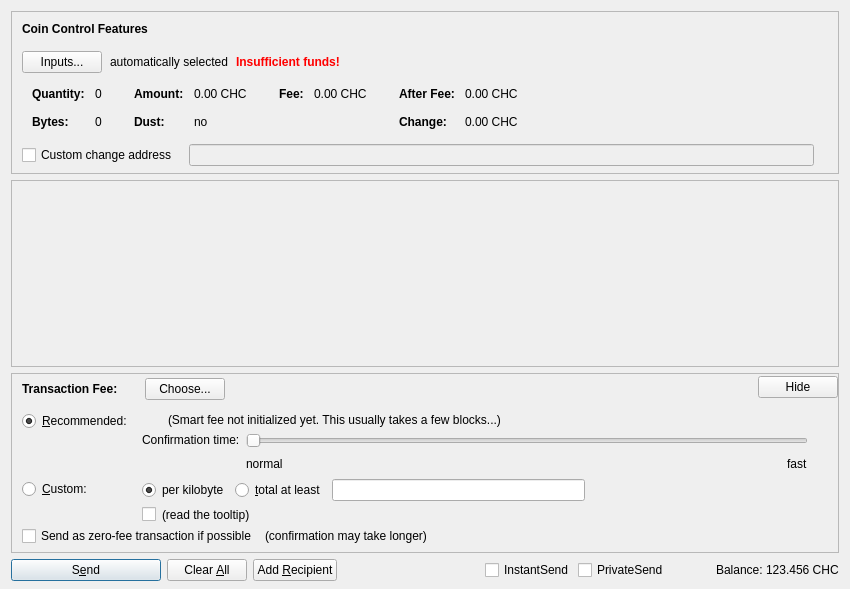
<?xml version="1.0" encoding="UTF-8"?>
<ui version="4.0">
 <class>SendCoinsDialog</class>
 <widget class="QDialog" name="SendCoinsDialog">
  <property name="geometry">
   <rect>
    <x>0</x>
    <y>0</y>
    <width>850</width>
    <height>589</height>
   </rect>
  </property>
  <property name="windowTitle">
   <string>Send Coins</string>
  </property>
  <layout class="QVBoxLayout" name="verticalLayout" stretch="0,1,0,0">
   <property name="bottomMargin">
    <number>8</number>
   </property>
   <item>
    <widget class="QFrame" name="frameCoinControl">
     <property name="sizePolicy">
      <sizepolicy hsizetype="Expanding" vsizetype="Expanding">
       <horstretch>0</horstretch>
       <verstretch>0</verstretch>
      </sizepolicy>
     </property>
     <property name="maximumSize">
      <size>
       <width>16777215</width>
       <height>16777215</height>
      </size>
     </property>
     <property name="frameShape">
      <enum>QFrame::StyledPanel</enum>
     </property>
     <property name="frameShadow">
      <enum>QFrame::Sunken</enum>
     </property>
     <layout class="QVBoxLayout" name="verticalLayoutCoinControl2">
      <property name="spacing">
       <number>0</number>
      </property>
      <property name="leftMargin">
       <number>0</number>
      </property>
      <property name="topMargin">
       <number>0</number>
      </property>
      <property name="rightMargin">
       <number>0</number>
      </property>
      <property name="bottomMargin">
       <number>6</number>
      </property>
      <item>
       <layout class="QVBoxLayout" name="verticalLayoutCoinControl" stretch="0,0,0,0,1">
        <property name="spacing">
         <number>0</number>
        </property>
        <property name="leftMargin">
         <number>10</number>
        </property>
        <property name="topMargin">
         <number>10</number>
        </property>
        <item>
         <layout class="QHBoxLayout" name="horizontalLayoutCoinControl1">
          <property name="bottomMargin">
           <number>15</number>
          </property>
          <item>
           <widget class="QLabel" name="labelCoinControlFeatures">
            <property name="sizePolicy">
             <sizepolicy hsizetype="Preferred" vsizetype="Maximum">
              <horstretch>0</horstretch>
              <verstretch>0</verstretch>
             </sizepolicy>
            </property>
            <property name="font">
             <font>
              <weight>75</weight>
              <bold>true</bold>
             </font>
            </property>
            <property name="styleSheet">
             <string notr="true">font-weight:bold;</string>
            </property>
            <property name="text">
             <string>Coin Control Features</string>
            </property>
           </widget>
          </item>
         </layout>
        </item>
        <item>
         <layout class="QHBoxLayout" name="horizontalLayoutCoinControl2" stretch="0,0,0,0">
          <property name="spacing">
           <number>8</number>
          </property>
          <property name="bottomMargin">
           <number>10</number>
          </property>
          <item>
           <widget class="QPushButton" name="pushButtonCoinControl">
            <property name="styleSheet">
             <string notr="true"/>
            </property>
            <property name="text">
             <string>Inputs...</string>
            </property>
            <property name="autoDefault">
             <bool>false</bool>
            </property>
           </widget>
          </item>
          <item>
           <widget class="QLabel" name="labelCoinControlAutomaticallySelected">
            <property name="text">
             <string>automatically selected</string>
            </property>
            <property name="margin">
             <number>5</number>
            </property>
           </widget>
          </item>
          <item>
           <widget class="QLabel" name="labelCoinControlInsuffFunds">
            <property name="font">
             <font>
              <weight>75</weight>
              <bold>true</bold>
             </font>
            </property>
            <property name="styleSheet">
             <string notr="true">color:red;font-weight:bold;</string>
            </property>
            <property name="text">
             <string>Insufficient funds!</string>
            </property>
            <property name="margin">
             <number>5</number>
            </property>
           </widget>
          </item>
          <item>
           <spacer name="horizontalSpacerCoinControl">
            <property name="orientation">
             <enum>Qt::Horizontal</enum>
            </property>
            <property name="sizeHint" stdset="0">
             <size>
              <width>40</width>
              <height>1</height>
             </size>
            </property>
           </spacer>
          </item>
         </layout>
        </item>
        <item>
         <widget class="QWidget" name="widgetCoinControl" native="true">
          <property name="sizePolicy">
           <sizepolicy hsizetype="Preferred" vsizetype="Preferred">
            <horstretch>0</horstretch>
            <verstretch>0</verstretch>
           </sizepolicy>
          </property>
          <property name="minimumSize">
           <size>
            <width>0</width>
            <height>0</height>
           </size>
          </property>
          <property name="styleSheet">
           <string notr="true"/>
          </property>
          <layout class="QHBoxLayout" name="horizontalLayoutCoinControl5">
           <property name="leftMargin">
            <number>0</number>
           </property>
           <property name="topMargin">
            <number>0</number>
           </property>
           <property name="rightMargin">
            <number>0</number>
           </property>
           <property name="bottomMargin">
            <number>0</number>
           </property>
           <item>
            <layout class="QHBoxLayout" name="horizontalLayoutCoinControl3" stretch="0,0,0,1">
             <property name="spacing">
              <number>20</number>
             </property>
             <property name="topMargin">
              <number>0</number>
             </property>
             <property name="bottomMargin">
              <number>10</number>
             </property>
             <item>
              <layout class="QFormLayout" name="formLayoutCoinControl1">
               <property name="horizontalSpacing">
                <number>10</number>
               </property>
               <property name="verticalSpacing">
                <number>14</number>
               </property>
               <property name="leftMargin">
                <number>10</number>
               </property>
               <property name="topMargin">
                <number>4</number>
               </property>
               <property name="rightMargin">
                <number>6</number>
               </property>
               <item row="0" column="0">
                <widget class="QLabel" name="labelCoinControlQuantityText">
                 <property name="font">
                  <font>
                   <weight>75</weight>
                   <bold>true</bold>
                  </font>
                 </property>
                 <property name="text">
                  <string>Quantity:</string>
                 </property>
                 <property name="margin">
                  <number>0</number>
                 </property>
                </widget>
               </item>
               <item row="0" column="1">
                <widget class="QLabel" name="labelCoinControlQuantity">
                 <property name="cursor">
                  <cursorShape>IBeamCursor</cursorShape>
                 </property>
                 <property name="contextMenuPolicy">
                  <enum>Qt::ActionsContextMenu</enum>
                 </property>
                 <property name="text">
                  <string notr="true">0</string>
                 </property>
                 <property name="margin">
                  <number>0</number>
                 </property>
                 <property name="textInteractionFlags">
                  <set>Qt::LinksAccessibleByMouse|Qt::TextSelectableByKeyboard|Qt::TextSelectableByMouse</set>
                 </property>
                </widget>
               </item>
               <item row="1" column="0">
                <widget class="QLabel" name="labelCoinControlBytesText">
                 <property name="font">
                  <font>
                   <weight>75</weight>
                   <bold>true</bold>
                  </font>
                 </property>
                 <property name="text">
                  <string>Bytes:</string>
                 </property>
                </widget>
               </item>
               <item row="1" column="1">
                <widget class="QLabel" name="labelCoinControlBytes">
                 <property name="cursor">
                  <cursorShape>IBeamCursor</cursorShape>
                 </property>
                 <property name="contextMenuPolicy">
                  <enum>Qt::ActionsContextMenu</enum>
                 </property>
                 <property name="text">
                  <string notr="true">0</string>
                 </property>
                 <property name="textInteractionFlags">
                  <set>Qt::LinksAccessibleByMouse|Qt::TextSelectableByKeyboard|Qt::TextSelectableByMouse</set>
                 </property>
                </widget>
               </item>
              </layout>
             </item>
             <item>
              <layout class="QFormLayout" name="formLayoutCoinControl2">
               <property name="horizontalSpacing">
                <number>10</number>
               </property>
               <property name="verticalSpacing">
                <number>14</number>
               </property>
               <property name="leftMargin">
                <number>6</number>
               </property>
               <property name="topMargin">
                <number>4</number>
               </property>
               <property name="rightMargin">
                <number>6</number>
               </property>
               <item row="0" column="0">
                <widget class="QLabel" name="labelCoinControlAmountText">
                 <property name="font">
                  <font>
                   <weight>75</weight>
                   <bold>true</bold>
                  </font>
                 </property>
                 <property name="text">
                  <string>Amount:</string>
                 </property>
                 <property name="margin">
                  <number>0</number>
                 </property>
                </widget>
               </item>
               <item row="0" column="1">
                <widget class="QLabel" name="labelCoinControlAmount">
                 <property name="cursor">
                  <cursorShape>IBeamCursor</cursorShape>
                 </property>
                 <property name="contextMenuPolicy">
                  <enum>Qt::ActionsContextMenu</enum>
                 </property>
                 <property name="text">
                  <string notr="true">0.00 CHC</string>
                 </property>
                 <property name="textInteractionFlags">
                  <set>Qt::LinksAccessibleByMouse|Qt::TextSelectableByKeyboard|Qt::TextSelectableByMouse</set>
                 </property>
                </widget>
               </item>
               <item row="1" column="0">
                <widget class="QLabel" name="labelCoinControlLowOutputText">
                 <property name="font">
                  <font>
                   <weight>75</weight>
                   <bold>true</bold>
                  </font>
                 </property>
                 <property name="text">
                  <string>Dust:</string>
                 </property>
                </widget>
               </item>
               <item row="1" column="1">
                <widget class="QLabel" name="labelCoinControlLowOutput">
                 <property name="cursor">
                  <cursorShape>IBeamCursor</cursorShape>
                 </property>
                 <property name="contextMenuPolicy">
                  <enum>Qt::ActionsContextMenu</enum>
                 </property>
                 <property name="text">
                  <string notr="true">no</string>
                 </property>
                 <property name="textInteractionFlags">
                  <set>Qt::LinksAccessibleByMouse|Qt::TextSelectableByKeyboard|Qt::TextSelectableByMouse</set>
                 </property>
                </widget>
               </item>
              </layout>
             </item>
             <item>
              <layout class="QFormLayout" name="formLayoutCoinControl3">
               <property name="horizontalSpacing">
                <number>10</number>
               </property>
               <property name="verticalSpacing">
                <number>14</number>
               </property>
               <property name="leftMargin">
                <number>6</number>
               </property>
               <property name="topMargin">
                <number>4</number>
               </property>
               <property name="rightMargin">
                <number>6</number>
               </property>
               <item row="0" column="0">
                <widget class="QLabel" name="labelCoinControlFeeText">
                 <property name="font">
                  <font>
                   <weight>75</weight>
                   <bold>true</bold>
                  </font>
                 </property>
                 <property name="text">
                  <string>Fee:</string>
                 </property>
                 <property name="margin">
                  <number>0</number>
                 </property>
                </widget>
               </item>
               <item row="0" column="1">
                <widget class="QLabel" name="labelCoinControlFee">
                 <property name="cursor">
                  <cursorShape>IBeamCursor</cursorShape>
                 </property>
                 <property name="contextMenuPolicy">
                  <enum>Qt::ActionsContextMenu</enum>
                 </property>
                 <property name="text">
                  <string notr="true">0.00 CHC</string>
                 </property>
                 <property name="textInteractionFlags">
                  <set>Qt::LinksAccessibleByMouse|Qt::TextSelectableByKeyboard|Qt::TextSelectableByMouse</set>
                 </property>
                </widget>
               </item>
              </layout>
             </item>
             <item>
              <layout class="QFormLayout" name="formLayoutCoinControl4">
               <property name="horizontalSpacing">
                <number>10</number>
               </property>
               <property name="verticalSpacing">
                <number>14</number>
               </property>
               <property name="leftMargin">
                <number>6</number>
               </property>
               <property name="topMargin">
                <number>4</number>
               </property>
               <property name="rightMargin">
                <number>6</number>
               </property>
               <item row="0" column="0">
                <widget class="QLabel" name="labelCoinControlAfterFeeText">
                 <property name="font">
                  <font>
                   <weight>75</weight>
                   <bold>true</bold>
                  </font>
                 </property>
                 <property name="text">
                  <string>After Fee:</string>
                 </property>
                 <property name="margin">
                  <number>0</number>
                 </property>
                </widget>
               </item>
               <item row="0" column="1">
                <widget class="QLabel" name="labelCoinControlAfterFee">
                 <property name="cursor">
                  <cursorShape>IBeamCursor</cursorShape>
                 </property>
                 <property name="contextMenuPolicy">
                  <enum>Qt::ActionsContextMenu</enum>
                 </property>
                 <property name="text">
                  <string notr="true">0.00 CHC</string>
                 </property>
                 <property name="textInteractionFlags">
                  <set>Qt::LinksAccessibleByMouse|Qt::TextSelectableByKeyboard|Qt::TextSelectableByMouse</set>
                 </property>
                </widget>
               </item>
               <item row="1" column="0">
                <widget class="QLabel" name="labelCoinControlChangeText">
                 <property name="font">
                  <font>
                   <weight>75</weight>
                   <bold>true</bold>
                  </font>
                 </property>
                 <property name="text">
                  <string>Change:</string>
                 </property>
                </widget>
               </item>
               <item row="1" column="1">
                <widget class="QLabel" name="labelCoinControlChange">
                 <property name="cursor">
                  <cursorShape>IBeamCursor</cursorShape>
                 </property>
                 <property name="contextMenuPolicy">
                  <enum>Qt::ActionsContextMenu</enum>
                 </property>
                 <property name="text">
                  <string notr="true">0.00 CHC</string>
                 </property>
                 <property name="textInteractionFlags">
                  <set>Qt::LinksAccessibleByMouse|Qt::TextSelectableByKeyboard|Qt::TextSelectableByMouse</set>
                 </property>
                </widget>
               </item>
              </layout>
             </item>
            </layout>
           </item>
          </layout>
         </widget>
        </item>
        <item>
         <layout class="QHBoxLayout" name="horizontalLayoutCoinControl4" stretch="0,0,0">
          <property name="spacing">
           <number>12</number>
          </property>
          <property name="sizeConstraint">
           <enum>QLayout::SetDefaultConstraint</enum>
          </property>
          <property name="topMargin">
           <number>5</number>
          </property>
          <property name="rightMargin">
           <number>5</number>
          </property>
          <item>
           <widget class="QCheckBox" name="checkBoxCoinControlChange">
            <property name="toolTip">
             <string>If this is activated, but the change address is empty or invalid, change will be sent to a newly generated address.</string>
            </property>
            <property name="text">
             <string>Custom change address</string>
            </property>
           </widget>
          </item>
          <item>
           <widget class="QValidatedLineEdit" name="lineEditCoinControlChange">
            <property name="enabled">
             <bool>false</bool>
            </property>
            <property name="sizePolicy">
             <sizepolicy hsizetype="Expanding" vsizetype="Fixed">
              <horstretch>0</horstretch>
              <verstretch>0</verstretch>
             </sizepolicy>
            </property>
           </widget>
          </item>
          <item>
           <widget class="QLabel" name="labelCoinControlChangeLabel">
            <property name="sizePolicy">
             <sizepolicy hsizetype="Preferred" vsizetype="Expanding">
              <horstretch>0</horstretch>
              <verstretch>0</verstretch>
             </sizepolicy>
            </property>
            <property name="minimumSize">
             <size>
              <width>0</width>
              <height>0</height>
             </size>
            </property>
            <property name="text">
             <string/>
            </property>
            <property name="margin">
             <number>3</number>
            </property>
           </widget>
          </item>
         </layout>
        </item>
        <item>
         <spacer name="verticalSpacerCoinControl">
          <property name="orientation">
           <enum>Qt::Vertical</enum>
          </property>
          <property name="sizeHint" stdset="0">
           <size>
            <width>800</width>
            <height>1</height>
           </size>
          </property>
         </spacer>
        </item>
       </layout>
      </item>
     </layout>
    </widget>
   </item>
   <item>
    <widget class="QScrollArea" name="scrollArea">
     <property name="widgetResizable">
      <bool>true</bool>
     </property>
     <widget class="QWidget" name="scrollAreaWidgetContents">
      <property name="geometry">
       <rect>
        <x>0</x>
        <y>0</y>
        <width>830</width>
        <height>79</height>
       </rect>
      </property>
      <layout class="QVBoxLayout" name="verticalLayout_2" stretch="0,1">
       <property name="leftMargin">
        <number>0</number>
       </property>
       <property name="topMargin">
        <number>0</number>
       </property>
       <property name="rightMargin">
        <number>0</number>
       </property>
       <property name="bottomMargin">
        <number>0</number>
       </property>
       <item>
        <layout class="QVBoxLayout" name="entries">
         <property name="spacing">
          <number>6</number>
         </property>
        </layout>
       </item>
       <item>
        <spacer name="verticalSpacer">
         <property name="orientation">
          <enum>Qt::Vertical</enum>
         </property>
         <property name="sizeHint" stdset="0">
          <size>
           <width>20</width>
           <height>40</height>
          </size>
         </property>
        </spacer>
       </item>
      </layout>
     </widget>
    </widget>
   </item>
   <item>
    <widget class="QFrame" name="frameFee">
     <property name="sizePolicy">
      <sizepolicy hsizetype="Expanding" vsizetype="Expanding">
       <horstretch>0</horstretch>
       <verstretch>0</verstretch>
      </sizepolicy>
     </property>
     <property name="maximumSize">
      <size>
       <width>16777215</width>
       <height>16777215</height>
      </size>
     </property>
     <property name="frameShape">
      <enum>QFrame::StyledPanel</enum>
     </property>
     <property name="frameShadow">
      <enum>QFrame::Sunken</enum>
     </property>
     <layout class="QVBoxLayout" name="verticalLayoutFee1">
      <property name="spacing">
       <number>0</number>
      </property>
      <property name="leftMargin">
       <number>0</number>
      </property>
      <property name="topMargin">
       <number>0</number>
      </property>
      <property name="rightMargin">
       <number>0</number>
      </property>
      <property name="bottomMargin">
       <number>0</number>
      </property>
      <item>
       <layout class="QVBoxLayout" name="verticalLayoutFee2" stretch="0,0,0">
        <property name="spacing">
         <number>0</number>
        </property>
        <property name="leftMargin">
         <number>10</number>
        </property>
        <property name="topMargin">
         <number>0</number>
        </property>
        <item>
         <layout class="QHBoxLayout" name="horizontalLayoutFee1">
          <property name="bottomMargin">
           <number>0</number>
          </property>
          <item>
           <layout class="QVBoxLayout" name="verticalLayoutFee7">
            <property name="spacing">
             <number>0</number>
            </property>
            <item>
             <spacer name="verticalSpacerSmartFee">
              <property name="orientation">
               <enum>Qt::Vertical</enum>
              </property>
              <property name="sizeType">
               <enum>QSizePolicy::Fixed</enum>
              </property>
              <property name="sizeHint" stdset="0">
               <size>
                <width>1</width>
                <height>4</height>
               </size>
              </property>
             </spacer>
            </item>
            <item>
             <layout class="QHBoxLayout" name="horizontalLayoutSmartFee">
              <property name="spacing">
               <number>10</number>
              </property>
              <item>
               <widget class="QLabel" name="labelFeeHeadline">
                <property name="sizePolicy">
                 <sizepolicy hsizetype="Preferred" vsizetype="Maximum">
                  <horstretch>0</horstretch>
                  <verstretch>0</verstretch>
                 </sizepolicy>
                </property>
                <property name="font">
                 <font>
                  <weight>75</weight>
                  <bold>true</bold>
                 </font>
                </property>
                <property name="styleSheet">
                 <string notr="true">font-weight:bold;</string>
                </property>
                <property name="text">
                 <string>Transaction Fee:</string>
                </property>
               </widget>
              </item>
              <item>
               <widget class="QLabel" name="labelFeeMinimized">
                <property name="text">
                 <string/>
                </property>
               </widget>
              </item>
              <item>
               <widget class="QPushButton" name="buttonChooseFee">
                <property name="text">
                 <string>Choose...</string>
                </property>
               </widget>
              </item>
             </layout>
            </item>
            <item>
             <spacer name="verticalSpacer_5">
              <property name="orientation">
               <enum>Qt::Vertical</enum>
              </property>
              <property name="sizeHint" stdset="0">
               <size>
                <width>1</width>
                <height>1</height>
               </size>
              </property>
             </spacer>
            </item>
           </layout>
          </item>
          <item>
           <spacer name="horizontalSpacer_4">
            <property name="orientation">
             <enum>Qt::Horizontal</enum>
            </property>
            <property name="sizeHint" stdset="0">
             <size>
              <width>40</width>
              <height>20</height>
             </size>
            </property>
           </spacer>
          </item>
          <item>
           <widget class="QPushButton" name="buttonMinimizeFee">
            <property name="toolTip">
             <string>collapse fee-settings</string>
            </property>
            <property name="text">
             <string>Hide</string>
            </property>
           </widget>
          </item>
         </layout>
        </item>
        <item>
         <widget class="QFrame" name="frameFeeSelection">
          <layout class="QVBoxLayout" name="verticalLayoutFee12">
           <property name="spacing">
            <number>0</number>
           </property>
           <property name="leftMargin">
            <number>0</number>
           </property>
           <property name="topMargin">
            <number>0</number>
           </property>
           <property name="rightMargin">
            <number>0</number>
           </property>
           <property name="bottomMargin">
            <number>0</number>
           </property>
           <item>
            <layout class="QGridLayout" name="gridLayoutFee">
             <property name="topMargin">
              <number>10</number>
             </property>
             <property name="bottomMargin">
              <number>4</number>
             </property>
             <property name="horizontalSpacing">
              <number>10</number>
             </property>
             <property name="verticalSpacing">
              <number>4</number>
             </property>
             <item row="1" column="1">
              <layout class="QVBoxLayout" name="verticalLayoutFee8">
               <property name="spacing">
                <number>6</number>
               </property>
               <item>
                <layout class="QHBoxLayout" name="horizontalLayoutFee13">
                 <item>
                  <widget class="QRadioButton" name="radioCustomPerKilobyte">
                   <property name="toolTip">
                    <string>If the custom fee is set to 1000 duffs and the transaction is only 250 bytes, then &quot;per kilobyte&quot; only pays 250 duffs in fee,&lt;br /&gt;while &quot;at least&quot; pays 1000 duffs. For transactions bigger than a kilobyte both pay by kilobyte.</string>
                   </property>
                   <property name="text">
                    <string>per kilobyte</string>
                   </property>
                   <property name="checked">
                    <bool>true</bool>
                   </property>
                   <attribute name="buttonGroup">
                    <string notr="true">groupCustomFee</string>
                   </attribute>
                  </widget>
                 </item>
                 <item>
                  <widget class="QRadioButton" name="radioCustomAtLeast">
                   <property name="toolTip">
                    <string>If the custom fee is set to 1000 duffs and the transaction is only 250 bytes, then &quot;per kilobyte&quot; only pays 250 duffs in fee,&lt;br /&gt;while &quot;total at least&quot; pays 1000 duffs. For transactions bigger than a kilobyte both pay by kilobyte.</string>
                   </property>
                   <property name="text">
                    <string>&amp;total at least</string>
                   </property>
                   <attribute name="buttonGroup">
                    <string notr="true">groupCustomFee</string>
                   </attribute>
                  </widget>
                 </item>
                 <item>
                  <widget class="BitcoinAmountField" name="customFee"/>
                 </item>
                 <item>
                  <spacer name="horizontalSpacer_6">
                   <property name="orientation">
                    <enum>Qt::Horizontal</enum>
                   </property>
                   <property name="sizeHint" stdset="0">
                    <size>
                     <width>1</width>
                     <height>1</height>
                    </size>
                   </property>
                  </spacer>
                 </item>
                </layout>
               </item>
               <item>
                <layout class="QHBoxLayout" name="horizontalLayoutFee8">
                 <item>
                  <widget class="QCheckBox" name="checkBoxMinimumFee">
                   <property name="toolTip">
                    <string>Paying only the minimum fee is just fine as long as there is less transaction volume than space in the blocks.&lt;br /&gt;But be aware that this can end up in a never confirming transaction once there is more demand for chaincoin transactions than the network can process.</string>
                   </property>
                   <property name="text">
                    <string/>
                   </property>
                  </widget>
                 </item>
                 <item>
                  <widget class="QLabel" name="labelMinFeeWarning">
                   <property name="enabled">
                    <bool>true</bool>
                   </property>
                   <property name="toolTip">
                    <string>Paying only the minimum fee is just fine as long as there is less transaction volume than space in the blocks.&lt;br /&gt;But be aware that this can end up in a never confirming transaction once there is more demand for chaincoin transactions than the network can process.</string>
                   </property>
                   <property name="text">
                    <string>(read the tooltip)</string>
                   </property>
                   <property name="margin">
                    <number>5</number>
                   </property>
                  </widget>
                 </item>
                 <item>
                  <spacer name="horizontalSpacer_2">
                   <property name="orientation">
                    <enum>Qt::Horizontal</enum>
                   </property>
                   <property name="sizeHint" stdset="0">
                    <size>
                     <width>1</width>
                     <height>1</height>
                    </size>
                   </property>
                  </spacer>
                 </item>
                </layout>
               </item>
              </layout>
             </item>
             <item row="0" column="0">
              <layout class="QVBoxLayout" name="verticalLayoutFee4" stretch="0,1">
               <item>
                <widget class="QRadioButton" name="radioSmartFee">
                 <property name="text">
                  <string>&amp;Recommended:</string>
                 </property>
                 <property name="checked">
                  <bool>true</bool>
                 </property>
                 <attribute name="buttonGroup">
                  <string notr="true">groupFee</string>
                 </attribute>
                </widget>
               </item>
               <item>
                <spacer name="verticalSpacer_2">
                 <property name="orientation">
                  <enum>Qt::Vertical</enum>
                 </property>
                 <property name="sizeHint" stdset="0">
                  <size>
                   <width>1</width>
                   <height>1</height>
                  </size>
                 </property>
                </spacer>
               </item>
              </layout>
             </item>
             <item row="1" column="0">
              <layout class="QVBoxLayout" name="verticalLayoutFee9" stretch="0,1">
               <item>
                <widget class="QRadioButton" name="radioCustomFee">
                 <property name="text">
                  <string>&amp;Custom:</string>
                 </property>
                 <attribute name="buttonGroup">
                  <string notr="true">groupFee</string>
                 </attribute>
                </widget>
               </item>
               <item>
                <spacer name="verticalSpacer_6">
                 <property name="orientation">
                  <enum>Qt::Vertical</enum>
                 </property>
                 <property name="sizeHint" stdset="0">
                  <size>
                   <width>1</width>
                   <height>1</height>
                  </size>
                 </property>
                </spacer>
               </item>
              </layout>
             </item>
             <item row="0" column="1">
              <layout class="QVBoxLayout" name="verticalLayoutFee3" stretch="0,0,1">
               <property name="spacing">
                <number>6</number>
               </property>
               <property name="topMargin">
                <number>2</number>
               </property>
               <item>
                <layout class="QHBoxLayout" name="horizontalLayoutFee12">
                 <item>
                  <widget class="QLabel" name="labelSmartFee">
                   <property name="text">
                    <string/>
                   </property>
                   <property name="margin">
                    <number>2</number>
                   </property>
                  </widget>
                 </item>
                 <item>
                  <widget class="QLabel" name="labelFeeEstimation">
                   <property name="text">
                    <string/>
                   </property>
                  </widget>
                 </item>
                 <item>
                  <widget class="QLabel" name="labelSmartFee2">
                   <property name="text">
                    <string>(Smart fee not initialized yet. This usually takes a few blocks...)</string>
                   </property>
                   <property name="margin">
                    <number>2</number>
                   </property>
                  </widget>
                 </item>
                 <item>
                  <spacer name="horizontalSpacer_5">
                   <property name="orientation">
                    <enum>Qt::Horizontal</enum>
                   </property>
                   <property name="sizeHint" stdset="0">
                    <size>
                     <width>1</width>
                     <height>1</height>
                    </size>
                   </property>
                  </spacer>
                 </item>
                </layout>
               </item>
               <item>
                <layout class="QHBoxLayout" name="horizontalLayoutFee9">
                 <item>
                  <layout class="QVBoxLayout" name="verticalLayoutFee6">
                   <item>
                    <widget class="QLabel" name="labelSmartFee3">
                     <property name="text">
                      <string>Confirmation time:</string>
                     </property>
                     <property name="margin">
                      <number>2</number>
                     </property>
                    </widget>
                   </item>
                   <item>
                    <spacer name="verticalSpacer_3">
                     <property name="orientation">
                      <enum>Qt::Vertical</enum>
                     </property>
                     <property name="sizeHint" stdset="0">
                      <size>
                       <width>1</width>
                       <height>1</height>
                      </size>
                     </property>
                    </spacer>
                   </item>
                  </layout>
                 </item>
                 <item>
                  <layout class="QVBoxLayout" name="verticalLayoutFee5">
                   <property name="rightMargin">
                    <number>30</number>
                   </property>
                   <item>
                    <widget class="QSlider" name="sliderSmartFee">
                     <property name="minimum">
                      <number>0</number>
                     </property>
                     <property name="maximum">
                      <number>24</number>
                     </property>
                     <property name="pageStep">
                      <number>1</number>
                     </property>
                     <property name="value">
                      <number>0</number>
                     </property>
                     <property name="orientation">
                      <enum>Qt::Horizontal</enum>
                     </property>
                     <property name="invertedAppearance">
                      <bool>false</bool>
                     </property>
                     <property name="invertedControls">
                      <bool>false</bool>
                     </property>
                     <property name="tickPosition">
                      <enum>QSlider::NoTicks</enum>
                     </property>
                    </widget>
                   </item>
                   <item>
                    <layout class="QHBoxLayout" name="horizontalLayoutFee10">
                     <item>
                      <widget class="QLabel" name="labelSmartFeeNormal">
                       <property name="text">
                        <string>normal</string>
                       </property>
                      </widget>
                     </item>
                     <item>
                      <spacer name="horizontalSpacer_3">
                       <property name="orientation">
                        <enum>Qt::Horizontal</enum>
                       </property>
                       <property name="sizeHint" stdset="0">
                        <size>
                         <width>40</width>
                         <height>20</height>
                        </size>
                       </property>
                      </spacer>
                     </item>
                     <item>
                      <widget class="QLabel" name="labelSmartFeeFast">
                       <property name="text">
                        <string>fast</string>
                       </property>
                      </widget>
                     </item>
                    </layout>
                   </item>
                  </layout>
                 </item>
                </layout>
               </item>
               <item>
                <spacer name="verticalSpacer_4">
                 <property name="orientation">
                  <enum>Qt::Vertical</enum>
                 </property>
                 <property name="sizeHint" stdset="0">
                  <size>
                   <width>1</width>
                   <height>1</height>
                  </size>
                 </property>
                </spacer>
               </item>
              </layout>
             </item>
            </layout>
           </item>
           <item>
            <layout class="QHBoxLayout" name="horizontalLayoutFee5" stretch="0,0,0">
             <property name="spacing">
              <number>8</number>
             </property>
             <property name="bottomMargin">
              <number>4</number>
             </property>
             <item>
              <widget class="QCheckBox" name="checkBoxFreeTx">
               <property name="text">
                <string>Send as zero-fee transaction if possible</string>
               </property>
              </widget>
             </item>
             <item>
              <widget class="QLabel" name="labelFreeTx">
               <property name="text">
                <string>(confirmation may take longer)</string>
               </property>
               <property name="margin">
                <number>5</number>
               </property>
              </widget>
             </item>
             <item>
              <spacer name="horizontalSpacerFee5">
               <property name="orientation">
                <enum>Qt::Horizontal</enum>
               </property>
               <property name="sizeHint" stdset="0">
                <size>
                 <width>1</width>
                 <height>1</height>
                </size>
               </property>
              </spacer>
             </item>
            </layout>
           </item>
           <item>
            <spacer name="verticalSpacerFee2">
             <property name="orientation">
              <enum>Qt::Vertical</enum>
             </property>
             <property name="sizeHint" stdset="0">
              <size>
               <width>1</width>
               <height>1</height>
              </size>
             </property>
            </spacer>
           </item>
          </layout>
         </widget>
        </item>
        <item>
         <spacer name="verticalSpacerFee">
          <property name="orientation">
           <enum>Qt::Vertical</enum>
          </property>
          <property name="sizeHint" stdset="0">
           <size>
            <width>800</width>
            <height>1</height>
           </size>
          </property>
         </spacer>
        </item>
       </layout>
      </item>
     </layout>
    </widget>
   </item>
   <item>
    <layout class="QHBoxLayout" name="horizontalLayout">
     <item>
      <widget class="QPushButton" name="sendButton">
       <property name="minimumSize">
        <size>
         <width>150</width>
         <height>0</height>
        </size>
       </property>
       <property name="toolTip">
        <string>Confirm the send action</string>
       </property>
       <property name="text">
        <string>S&amp;end</string>
       </property>
       <property name="autoDefault">
        <bool>false</bool>
       </property>
       <property name="default">
        <bool>true</bool>
       </property>
      </widget>
     </item>
     <item>
      <widget class="QPushButton" name="clearButton">
       <property name="sizePolicy">
        <sizepolicy hsizetype="Minimum" vsizetype="Fixed">
         <horstretch>0</horstretch>
         <verstretch>0</verstretch>
        </sizepolicy>
       </property>
       <property name="toolTip">
        <string>Clear all fields of the form.</string>
       </property>
       <property name="text">
        <string>Clear &amp;All</string>
       </property>
       <property name="autoDefault">
        <bool>false</bool>
       </property>
      </widget>
     </item>
     <item>
      <widget class="QPushButton" name="addButton">
       <property name="toolTip">
        <string>Send to multiple recipients at once</string>
       </property>
       <property name="text">
        <string>Add &amp;Recipient</string>
       </property>
       <property name="autoDefault">
        <bool>false</bool>
       </property>
      </widget>
     </item>
     <item>
      <spacer name="horizontalSpacer">
       <property name="orientation">
        <enum>Qt::Horizontal</enum>
       </property>
       <property name="sizeHint" stdset="0">
        <size>
         <width>40</width>
         <height>20</height>
        </size>
       </property>
      </spacer>
     </item>
     <item>
      <layout class="QHBoxLayout" name="horizontalLayout_2">
       <property name="spacing">
        <number>3</number>
       </property>
       <item>
        <widget class="QCheckBox" name="checkUseInstantSend">
         <property name="enabled">
          <bool>true</bool>
         </property>
         <property name="minimumSize">
          <size>
           <width>85</width>
           <height>0</height>
          </size>
         </property>
         <property name="text">
          <string>InstantSend</string>
         </property>
        </widget>
       </item>
       <item>
        <widget class="QCheckBox" name="checkUsePrivateSend">
         <property name="minimumSize">
          <size>
           <width>95</width>
           <height>0</height>
          </size>
         </property>
         <property name="text">
          <string>PrivateSend</string>
         </property>
         <property name="checked">
          <bool>false</bool>
         </property>
        </widget>
       </item>
       <item>
        <spacer name="horizontalSpacer_7">
         <property name="orientation">
          <enum>Qt::Horizontal</enum>
         </property>
         <property name="sizeType">
          <enum>QSizePolicy::Fixed</enum>
         </property>
         <property name="sizeHint" stdset="0">
          <size>
           <width>40</width>
           <height>20</height>
          </size>
         </property>
        </spacer>
       </item>
       <item>
        <widget class="QLabel" name="label">
         <property name="text">
          <string>Balance:</string>
         </property>
        </widget>
       </item>
       <item>
        <widget class="QLabel" name="labelBalance">
         <property name="sizePolicy">
          <sizepolicy hsizetype="Preferred" vsizetype="Fixed">
           <horstretch>0</horstretch>
           <verstretch>0</verstretch>
          </sizepolicy>
         </property>
         <property name="cursor">
          <cursorShape>IBeamCursor</cursorShape>
         </property>
         <property name="text">
          <string notr="true">123.456 CHC</string>
         </property>
         <property name="textInteractionFlags">
          <set>Qt::LinksAccessibleByMouse|Qt::TextSelectableByKeyboard|Qt::TextSelectableByMouse</set>
         </property>
        </widget>
       </item>
      </layout>
     </item>
    </layout>
   </item>
  </layout>
 </widget>
 <customwidgets>
  <customwidget>
   <class>QValidatedLineEdit</class>
   <extends>QLineEdit</extends>
   <header>qvalidatedlineedit.h</header>
  </customwidget>
  <customwidget>
   <class>BitcoinAmountField</class>
   <extends>QLineEdit</extends>
   <header>bitcoinamountfield.h</header>
   <container>1</container>
  </customwidget>
 </customwidgets>
 <resources>
  <include location="../chaincoin.qrc"/>
 </resources>
 <connections/>
 <buttongroups>
  <buttongroup name="groupFee"/>
  <buttongroup name="groupCustomFee"/>
 </buttongroups>
</ui>
